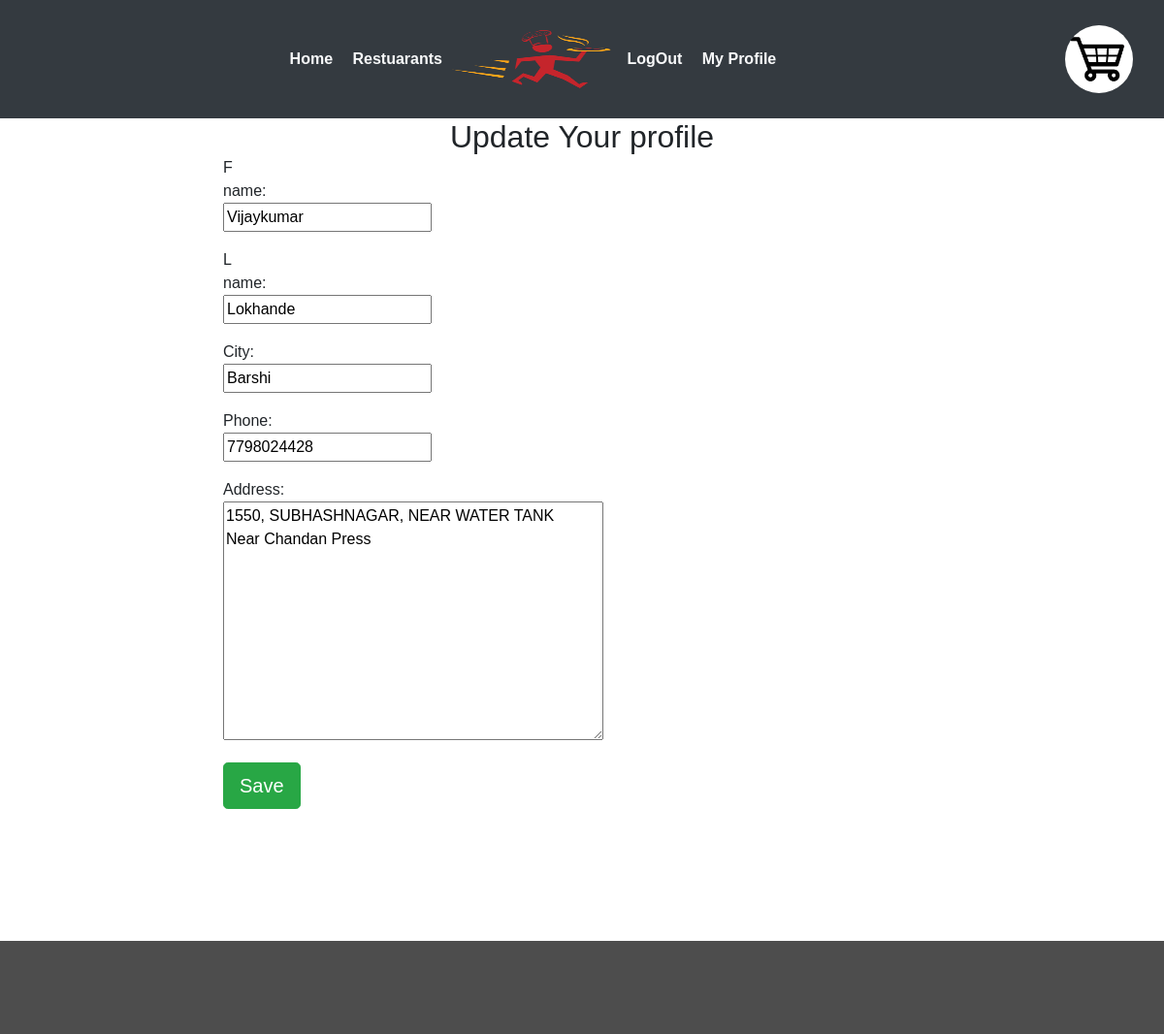
The app's page /user/update/1/ (signed in) with its own data.
### webapp/models.py (models this page shows, shortened)
class Customer(models.Model):
	user 		= models.OneToOneField(settings.AUTH_USER_MODEL,on_delete=models.CASCADE)
	f_name   	= models.CharField(max_length=20,blank=False)
	l_name		= models.CharField(max_length=20,blank=False)
	city  		= models.CharField(max_length=40,blank=False)
	phone 		= models.CharField(max_length=10,blank=False)
	address		= models.TextField()

### webapp/views.py (the view)
# urls.py: path('user/update/<int:id>/',views.updateCustomer,name='cupdate'),
def updateCustomer(request,id):
	form  	 = CustomerForm(request.POST or None,instance=request.user.customer)
	if form.is_valid():
		form.save()
		return redirect('profile')
	context={
	'form':form,
	'title':"Update Your profile"
	}
	return render(request,'webapp/profile_form.html',context)

### webapp/forms.py
class CustomerForm(forms.ModelForm):
	class Meta:
		model = Customer
		fields =['f_name','l_name','city','phone','address']

### webapp/templates/webapp/profile_form.html (shortened to what this page needs)
{% extends 'webapp/base.html'%}
{% block body %}
<div class="container">
	<h2 class="text-center">{{title}}</h2>
</div>
<div class="container col-md-8">
	    <div class="row">
	    <div class="col-md-4 col-md-offset-2">
		<form method="post" class="form-horizontal">
  			{% for field in form %}
    			<div class="form-group">
        			<div class="col-md-offset-2 col-sm-8">
        			</div>
        			<label class="control-label col-sm-4">{{ field.label_tag }}</label>
        			<div class="col-sm-12">{{ field }}</div>
    			</div>
			{% endfor %}
  		<div class="form-group">
          	<div class="col-sm-offset-2 col-sm-10">
                <button type="submit" class="btn btn-success btn-lg">Save</button>
          	 </div>
   		</div>
		</form>
	</div>
</div>
 <br>
</div>
{% endblock%}

### webapp/static/webapp/css/style.css (style rules this page uses)
body { padding:0; margin:0; font-family: 'Source Sans Pro', sans-serif; }
h1,h2,h3,h4,h5,h6 { margin:0; }
label { margin:0; }

### records on screen
Customer: form "Vijaykumar" "Lokhande" "Barshi" "7798024428" "1550, SUBHASHNAGAR, NEAR WATER TANK Near Chandan Press"

### other values on screen
{{ title }} "Update Your profile"
{{ field.label_tag }} "F name:" "L name:" "City:" "Phone:" "Address:"
